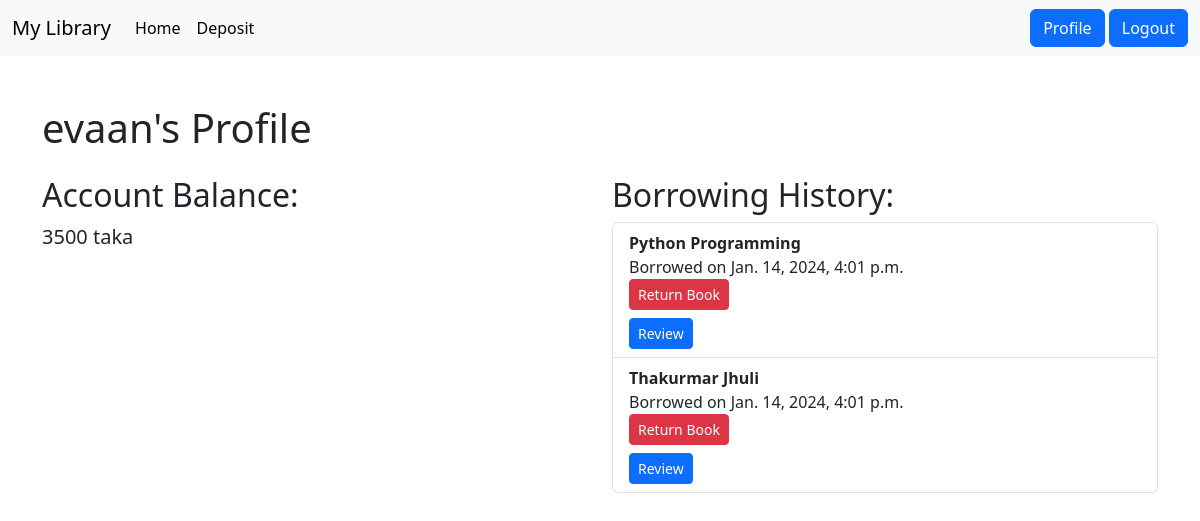
/profile/ (signed in), run on the app's committed database.
### books/models.py (models this page shows, shortened)
class UserModel (models.Model):
   user = models.OneToOneField(User, related_name='myUser', on_delete=models.CASCADE)
   balance = models.IntegerField(default = 0)
   userReview = models.ForeignKey(Book,on_delete= models.CASCADE,blank = True,null = True ,default  = None)

class BorrowedBook(models.Model):
    user = models.ForeignKey(User, on_delete=models.CASCADE,blank = True,null = True )
    book = models.ForeignKey(Book, on_delete=models.CASCADE,blank = True,null = True )
    borrowed_date = models.DateTimeField(auto_now_add=True)
    returned_date = models.DateTimeField(null=True, blank=True)
    returned = models.BooleanField(default=False)

class Book(models.Model):
    title = models.CharField(max_length = 20)
    desc = models.TextField()
    image = models.ImageField(upload_to='uploads')
    bPrice = models.IntegerField()
    category = models.CharField(max_length = 15,choices=CATEGORY)
    userReview  = models.TextField(blank = True,null = True)

### books/views.py (the view)
# urls.py: path('profile/', profile, name='profile'),
@login_required
def profile(request):
    user_model = UserModel.objects.get(user=request.user)
    borrowed_books = BorrowedBook.objects.filter(user=request.user)
    return render(request, 'profile.html', {'user_model': user_model, 'borrowed_books': borrowed_books})

### books/templates/profile.html (shortened to what this page needs)
{% extends 'base.html' %}
{% block content %}
  <div class="container mt-5">
    <h1 class="mb-4">{{ user_model.user.username }}'s Profile</h1>
    <div class="row">
      <div class="col-md-6">
        <h2>Account Balance:</h2>
        <p class="lead">{{ user_model.balance }} taka</p>
      </div>
      <div class="col-md-6">
        <h2>Borrowing History:</h2>
        <ul class="list-group">
          {% for borrowed_book in borrowed_books %}
            <li class="list-group-item">
              <strong>{{ borrowed_book.book.title }}</strong>
              <br>
              Borrowed on {{ borrowed_book.borrowed_date }}
              <br>
              <div class="mb-2">
                {% if not borrowed_book.returned %}
                  <a href="{% url 'return-book' borrowed_book.id %}" class="btn btn-danger btn-sm">Return Book</a>
                {% endif %}
              </div>
              <a href="{% url 'review-book' book_id=borrowed_book.book.id %}" class="btn btn-primary btn-sm">Review</a>
            </li>
          {% endfor %}
        </ul>
      </div>
    </div>
  </div>
{% endblock %}

### data on the page
UserModel: user.username "evaan", balance "3500"
BorrowedBook: book "Python Programming", borrowed_date "Jan. 14, 2024, 4:01 p.m.", returned "Return Book"
BorrowedBook: book "Thakurmar Jhuli", borrowed_date "Jan. 14, 2024, 4:01 p.m.", returned "Return Book"
